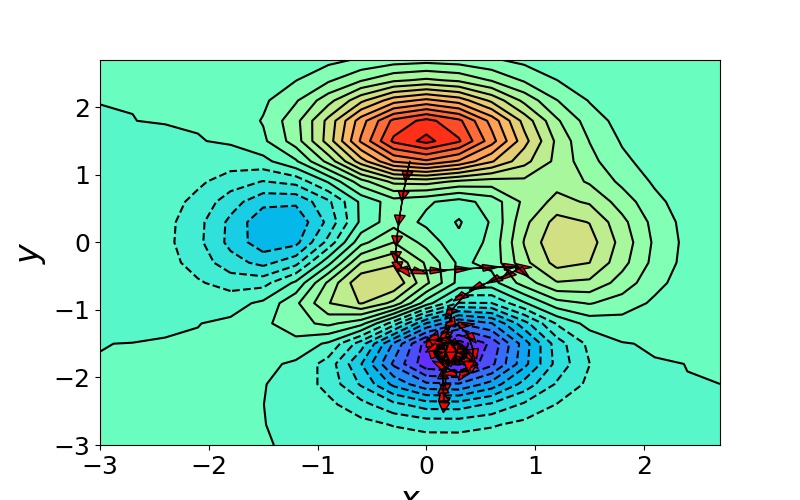

Python code for this plot:
import numpy as np
import matplotlib.pyplot as plt

x = np.arange(-3,3,0.3)
y = np.arange(-3,3,0.3)
x,y = np.meshgrid(x,y)
levels = 24

# 3*(1-x)^2*exp(-(x^2)-(y+1)^2)-10*(x/5-x^3-y^5)*exp(-x^2-y^2)-1/3*exp(-(x+1)^2-y^2)
z = 3*(1-x)**2*np.exp(-x**2-(y+1)**2)-10*(x/5-x**3-y**5)*np.exp(-x**2-y**2)-1/3*np.exp(-(x+1)**2-y**2)

fig = plt.figure(figsize=(8,5))
plt.tick_params(labelsize=18)
plt.xlabel("$x$", fontsize=24)
plt.ylabel("$y$", fontsize=24)

plt.contourf(x,y,z,levels=levels,cmap="rainbow")
line = plt.contour(x,y,z,levels=levels,colors="k")

# x = np.random.uniform(-2,2)
# y = np.random.uniform(-2,2)
x = -0.15
y = 1.2

iterations = 10000###### Training loops
lr = 0.15###### Learning rate
b = 0.9
V_x = 0
V_y = 0
for  i in range(iterations):
    pdx = (-6*x**3+12*x**2-6)*np.exp(-x**2-(y+1)**2)-(20*x*y**5+20*x**4-34*x**2+2)*np.exp(-x**2-y**2)+2/3*(x+1)*np.exp(-(x+1)**2-y**2)
    pdy = ((-6*x**2+12*x-6)*y-6*x**2+12*x-6)*np.exp(-x**2-(y+1)**2)-(20*y**6-50*y**4+20*x**3*y-4*x*y)*np.exp(-x**2-y**2)+2/3*y*np.exp(-(x+1)**2-y**2)
    
    ###### Revise the code and use different GD algorithm to reach the global optimum
    V_x = V_x*b + (1-b)*pdx
    V_y = V_y*b + (1-b)*pdy
    
    dx = -lr*V_x
    dy = -lr*V_y
    ###### Revise the code and use different GD algorithm to reach the global optimum
    
    plt.arrow(x, y, dx, dy, length_includes_head=False, head_width=0.1, fc='r', ec='k')
    x += dx
    y += dy

plt.show()
